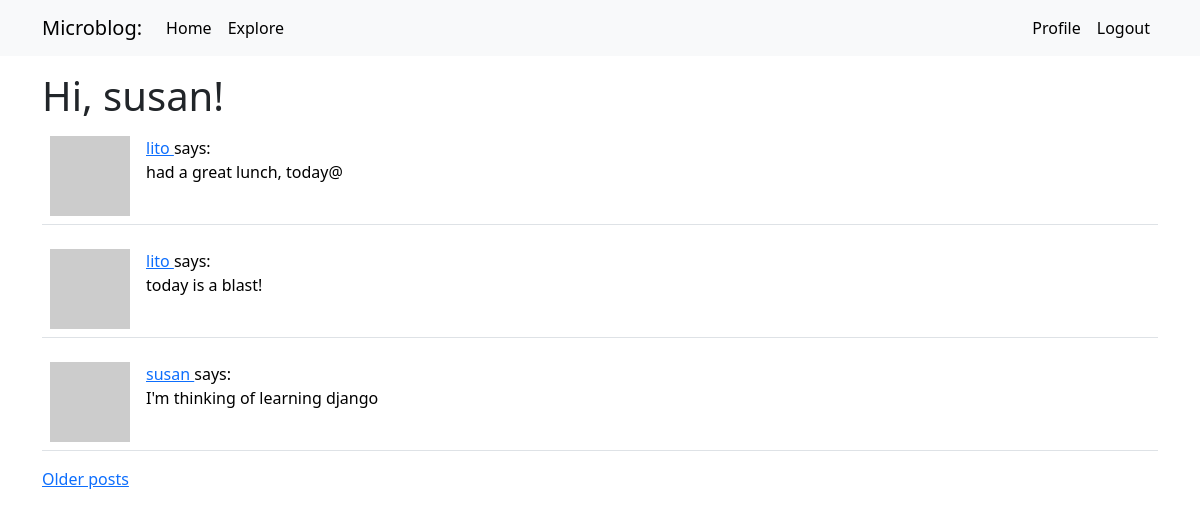
Page /explore (signed in) on the committed database.
### app/models.py (models this page shows, shortened)
class User(UserMixin,db.Model):
    id: so.Mapped[int] = so.mapped_column(primary_key=True)
    username: so.Mapped[str] = so.mapped_column(sa.String(64), index=True,
                                                unique=True)
    email: so.Mapped[str] = so.mapped_column(sa.String(120), index=True,
                                             unique=True)
    password_hash: so.Mapped[Optional[str]] = so.mapped_column(sa.String(256))
    posts: so.WriteOnlyMapped['Post'] = so.relationship(back_populates = 'author')
    about_me: so.Mapped[Optional[str]] = so.mapped_column(sa.String(140))
    last_seen: so.Mapped[Optional[datetime]] =so.mapped_column(default=lambda: datetime.now(timezone.utc))
    following: so.WriteOnlyMapped['User'] = so.relationship( secondary = followers, primaryjoin = (followers.c.follower_id ==id), secondaryjoin = (followers.c.followed_id == id),back_populates = 'followers')
    followers: so.WriteOnlyMapped['User'] = so.relationship(secondary= followers, primaryjoin = (followers.c.followed_id ==id), secondaryjoin= (followers.c.follower_id == id), back_populates = 'following')
    def avatar(self,size):
        digest = md5(self.email.lower().encode('utf-8')).hexdigest()
        return f'https://www.gravatar.com/avatar/{digest}?d=monsterid&s={size}'

class Post(db.Model):
    id:so.Mapped[int] = so.mapped_column(primary_key=True)
    body: so.Mapped[str] = so.mapped_column(sa.String(140))
    timestamp: so.Mapped[datetime] = so.mapped_column(
        index=True, default=lambda: datetime.now(timezone.utc))
    user_id: so.Mapped[int] = so.mapped_column(sa.ForeignKey(User.id),
                                               index=True)
    author: so.Mapped[User] = so.relationship(back_populates='posts')

### app/routes.py (the view)
@app.route('/explore')
@login_required
def explore():
    page = request.args.get('page',1, type = int)
    query = sa.select(Post).order_by(Post.timestamp.desc())
    posts = db.paginate(query, page=page, per_page=app.config['POSTS_PER_PAGE'], error_out=False)
    next_url = url_for('explore', page=posts.next_num) if posts.has_next else None
    prev_url = url_for('explore', page=posts.prev_num) if posts.has_prev else None
    return render_template("index.html", title='Explore', posts=posts.items,
                           next_url=next_url, prev_url=prev_url)

### app/models.py (called while the page is built)
@login.user_loader
def load_user(id):
    return db.session.get(User,int(id))

### app/routes.py (called while the page is built)
@app.before_request
def before_request():
    if current_user.is_authenticated:
        current_user.last_seen = datetime.now(timezone.utc)
        db.session.commit()

### app/templates/index.html (shortened to what this page needs)
{% extends "base.html" %}
{% block content %}
<h1>Hi, {{ current_user.username }}!</h1>
    {% for post in posts %}
        {% include '_post.html' %}
    {% endfor %}
    {% if next_url %}
    <a href="{{ next_url }}">Older posts</a>
    {% endif %}
{% endblock %}

### app/templates/_post.html
<table class = "table table-hover">
    <tr>
        <td width = "70px">
            <a href = "{{ url_for('user', username=post.author.username) }}">
                <img src="{{ post.author.avatar(36) }}">
            </a>
        </td>
        <td>
            <a href="{{ url_for('user', username=post.author.username) }}">
                {{ post.author.username }}
            </a>
            says:<br>{{ post.body }}
        </td>
    </tr>
</table>

### rows in the picture
User: username "susan"
Post: author.username "lito", body "had a great lunch, today@"
Post: author.username "lito", body "today is a blast!"
Post: author.username "susan", body "I'm thinking of learning django"
